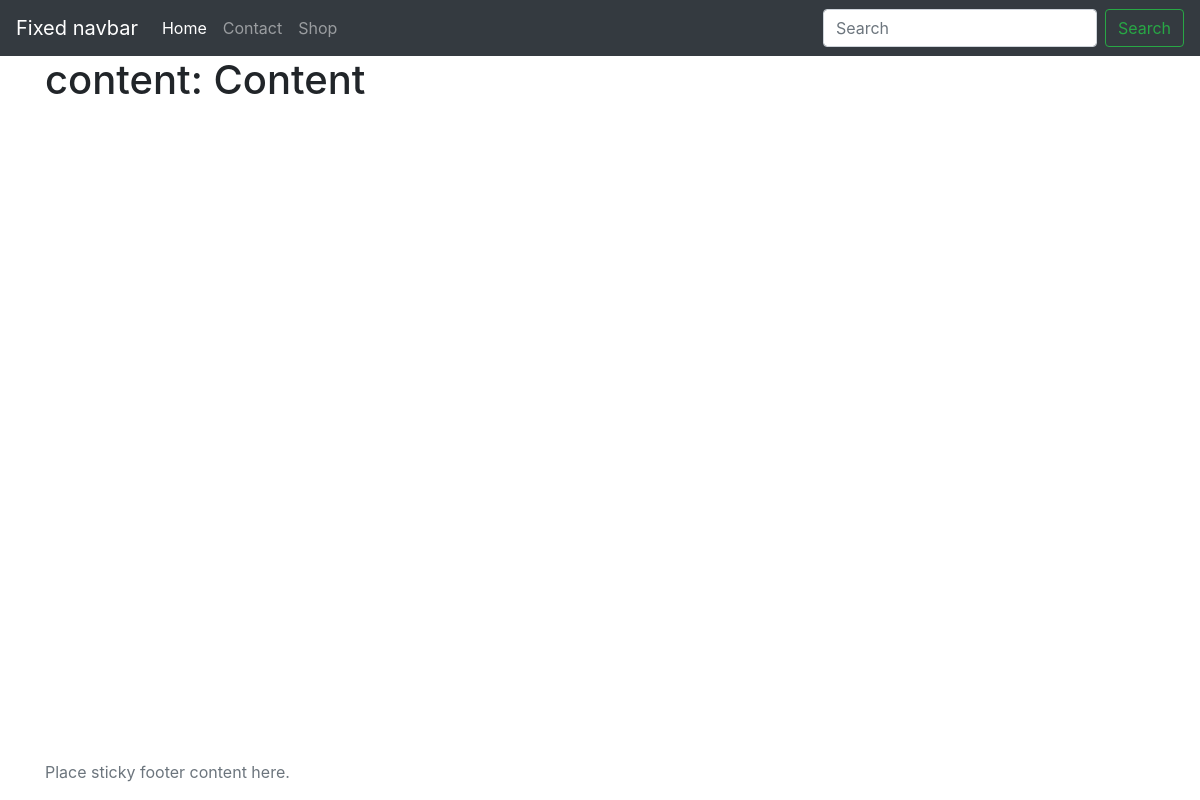
The app's page /shop, older data.
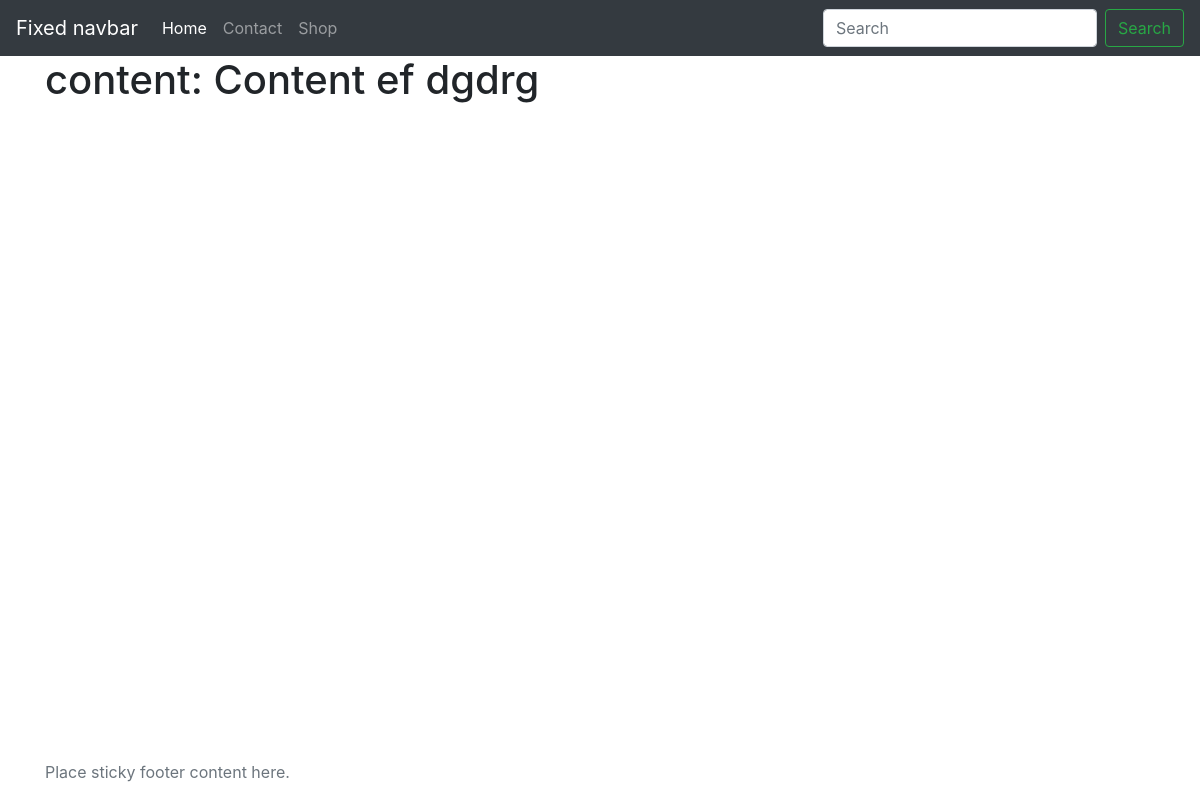
The same page, newer data.
### main/models.py (models this page shows, shortened)
class Page(models.Model):
    title = models.CharField(max_length=250)
    alias = models.CharField(max_length=50)
    content = models.TextField()
    image = models.ImageField(upload_to="pages", blank=True, null=True)
    is_published = models.BooleanField(default=False)

### main/views.py (the view)
# urls.py: path('<slug:page_name>', page),
def page(request, page_name):
    page = Page.objects.get(alias=page_name)
    return render(request,'index.html', {"page": page})

### templates/index.html (shortened to what this page needs)
<!doctype html>
<html lang="en" class="h-100">
  <head>
    <link rel="stylesheet" href="https://cdn.jsdelivr.net/npm/bootstrap@4.6.0/dist/css/bootstrap.min.css">
  </head>
  <body class="d-flex flex-column h-100">
  {% include 'navbar.html' %}
<main role="main" class="flex-shrink-0">
  <div class="container">
    <h1> Title: {{ page.title }} </h1>
    <h1> content: {{ page.content }} </h1>
  </div>
</main>
<footer class="footer mt-auto py-3">
  <div class="container">
    <span class="text-muted">Place sticky footer content here.</span>
  </div>
</footer>
  </body>
</html>

### templates/navbar.html (shortened to what this page needs)
<header>
  <nav class="navbar navbar-expand-md navbar-dark fixed-top bg-dark">
    <a class="navbar-brand" href="#">Fixed navbar</a>
    <div class="collapse navbar-collapse" id="navbarCollapse">
      <ul class="navbar-nav mr-auto">
        <li class="nav-item active">
          <a class="nav-link" href="/">Home <span class="sr-only">(current)</span></a>
        </li>
        <li class="nav-item">
          <a class="nav-link" href="/contact">Contact</a>
        </li>
        <li class="nav-item">
          <a class="nav-link" href="/shop" tabindex="-1" aria-disabled="true">Shop</a>
        </li>
      </ul>
      <form class="form-inline mt-2 mt-md-0">
        <input class="form-control mr-sm-2" type="text" placeholder="Search" aria-label="Search">
        <button class="btn btn-outline-success my-2 my-sm-0" type="submit">Search</button>
      </form>
    </div>
  </nav>
</header>

Row changes from the older to the newer data that the page shows:
changed Page: content "Content" → "Content ef dgdrg"
